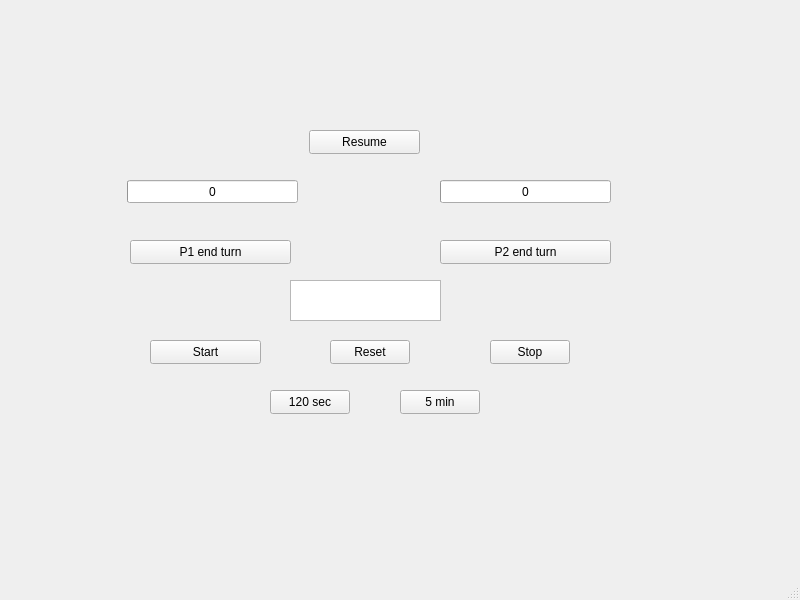
<?xml version="1.0" encoding="UTF-8"?>
<ui version="4.0">
 <class>MainWindow</class>
 <widget class="QMainWindow" name="MainWindow">
  <property name="geometry">
   <rect>
    <x>0</x>
    <y>0</y>
    <width>800</width>
    <height>600</height>
   </rect>
  </property>
  <property name="windowTitle">
   <string>MainWindow</string>
  </property>
  <widget class="QWidget" name="centralwidget">
   <widget class="QProgressBar" name="Player1Bar">
    <property name="geometry">
     <rect>
      <x>127</x>
      <y>180</y>
      <width>171</width>
      <height>23</height>
     </rect>
    </property>
    <property name="value">
     <number>0</number>
    </property>
    <property name="format">
     <string>%v</string>
    </property>
   </widget>
   <widget class="QProgressBar" name="player2Bar">
    <property name="geometry">
     <rect>
      <x>440</x>
      <y>180</y>
      <width>171</width>
      <height>23</height>
     </rect>
    </property>
    <property name="value">
     <number>0</number>
    </property>
    <property name="format">
     <string>%v</string>
    </property>
   </widget>
   <widget class="QPushButton" name="p1End">
    <property name="geometry">
     <rect>
      <x>130</x>
      <y>240</y>
      <width>161</width>
      <height>24</height>
     </rect>
    </property>
    <property name="text">
     <string>P1 end turn</string>
    </property>
   </widget>
   <widget class="QPushButton" name="p2End">
    <property name="geometry">
     <rect>
      <x>440</x>
      <y>240</y>
      <width>171</width>
      <height>24</height>
     </rect>
    </property>
    <property name="text">
     <string>P2 end turn</string>
    </property>
   </widget>
   <widget class="QPushButton" name="pushButton_3">
    <property name="geometry">
     <rect>
      <x>150</x>
      <y>340</y>
      <width>111</width>
      <height>24</height>
     </rect>
    </property>
    <property name="text">
     <string>Start</string>
    </property>
   </widget>
   <widget class="QPushButton" name="Stop">
    <property name="geometry">
     <rect>
      <x>490</x>
      <y>340</y>
      <width>80</width>
      <height>24</height>
     </rect>
    </property>
    <property name="text">
     <string>Stop</string>
    </property>
   </widget>
   <widget class="QTextEdit" name="Winner">
    <property name="geometry">
     <rect>
      <x>290</x>
      <y>280</y>
      <width>151</width>
      <height>41</height>
     </rect>
    </property>
   </widget>
   <widget class="QPushButton" name="gameTime2">
    <property name="geometry">
     <rect>
      <x>270</x>
      <y>390</y>
      <width>80</width>
      <height>24</height>
     </rect>
    </property>
    <property name="text">
     <string>120 sec</string>
    </property>
   </widget>
   <widget class="QPushButton" name="gameTime5">
    <property name="geometry">
     <rect>
      <x>400</x>
      <y>390</y>
      <width>80</width>
      <height>24</height>
     </rect>
    </property>
    <property name="text">
     <string>5 min</string>
    </property>
   </widget>
   <widget class="QPushButton" name="Reset">
    <property name="geometry">
     <rect>
      <x>330</x>
      <y>340</y>
      <width>80</width>
      <height>24</height>
     </rect>
    </property>
    <property name="text">
     <string>Reset</string>
    </property>
   </widget>
   <widget class="QPushButton" name="Resume">
    <property name="geometry">
     <rect>
      <x>309</x>
      <y>130</y>
      <width>111</width>
      <height>24</height>
     </rect>
    </property>
    <property name="text">
     <string>Resume</string>
    </property>
   </widget>
  </widget>
  <widget class="QMenuBar" name="menubar">
   <property name="geometry">
    <rect>
     <x>0</x>
     <y>0</y>
     <width>800</width>
     <height>21</height>
    </rect>
   </property>
  </widget>
  <widget class="QStatusBar" name="statusbar"/>
 </widget>
 <resources/>
 <connections/>
</ui>
